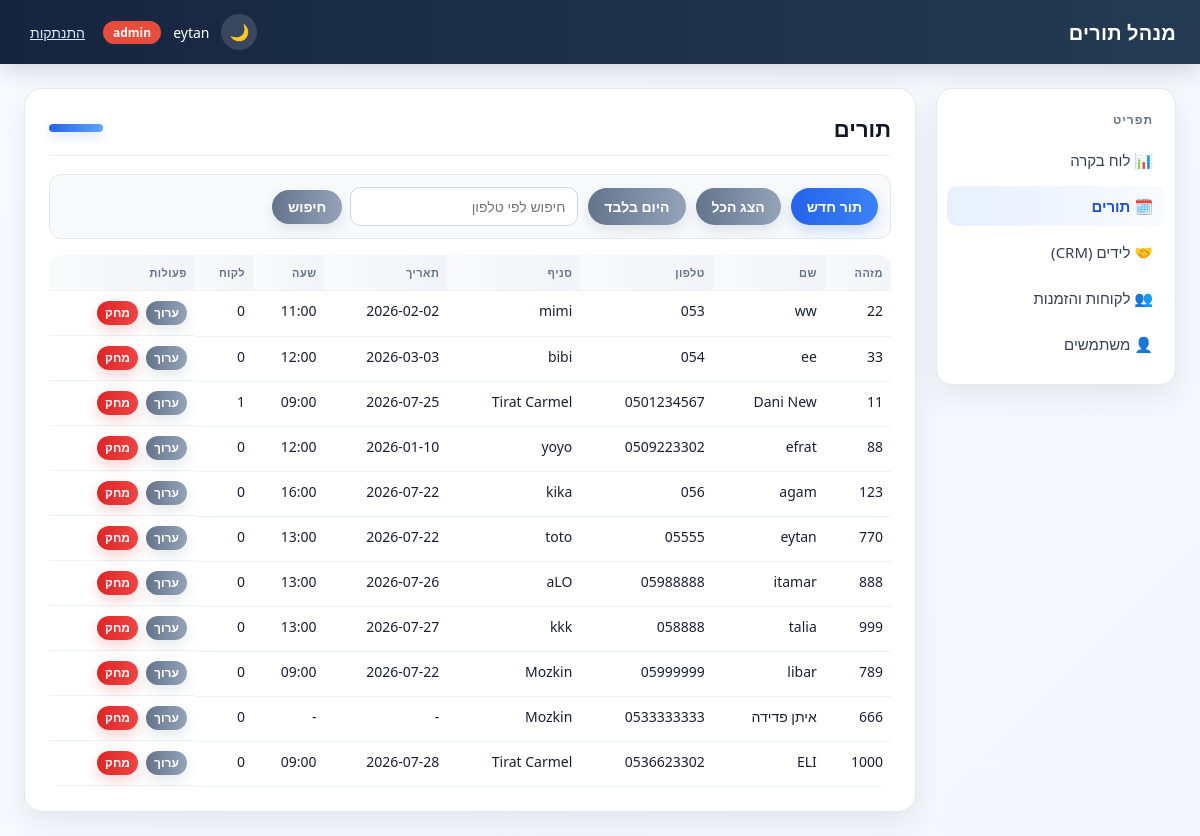
The app's page /appointments/ (signed in), older data.
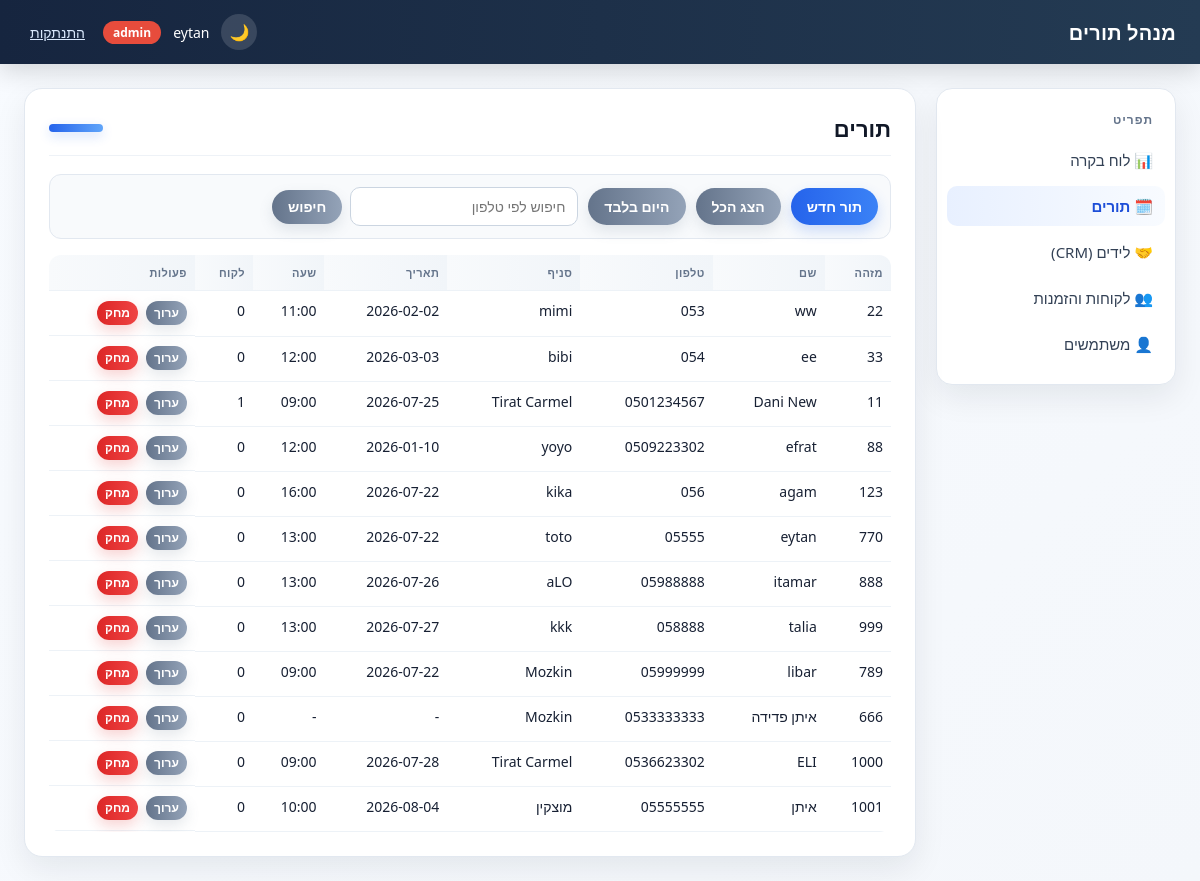
The same page, newer data.
### tables this page shows
CREATE TABLE appointments (
            id_client TEXT PRIMARY KEY,
            name_of_client TEXT,
            phone_client TEXT,
            name_of_store TEXT,
            appointment_date TEXT,
            appointment_time TEXT,
            created_datetime_stamp TEXT
        , customer_id INTEGER REFERENCES customers(id));

### blueprints/appointments.py (the view)
@bp.route("/")
@login_required
def list_appointments():
    phone = request.args.get("phone", "").strip()
    today_only = request.args.get("today") == "1"
    repos = get_repos()
    if phone:
        df = repos.appointments.get_by_phone(phone)
    elif today_only:
        df = repos.appointments.get_today()
    else:
        df = repos.appointments.get_all()
    return render_template(
        "appointments/list.html",
        appointments=to_records(df),
        phone=phone,
        today_only=today_only,
    )

### app.py (called while the page is built)
@app.context_processor
def inject_template_globals():
    return {
        "csrf_token": generate_csrf_token(),
        "current_user": current_user(),
        "ROLE_ADMIN": roles.ADMIN,
        "ROLE_USER": roles.USER,
    }

### appointment_repository.py (called while the page is built)
    def get_all(self):
        return pd.read_sql_query(f"SELECT * FROM {TABLE_NAME}", self.conn)

### auth.py (called while the page is built)
def generate_csrf_token():
    if "csrf_token" not in session:
        session["csrf_token"] = secrets.token_hex(16)
    return session["csrf_token"]

def validate_csrf():
    if request.method != "POST":
        return
    token = session.get("csrf_token")
    submitted = request.form.get("csrf_token", "")
    if not token or not secrets.compare_digest(token, submitted):
        abort(400)

def current_user():
    return session.get("user")

def login_required(view):
    @wraps(view)
    def wrapped(*args, **kwargs):
        if current_user() is None:
            return redirect(url_for("auth.login"))
        return view(*args, **kwargs)
    return wrapped

### db_context.py (called while the page is built)
def get_conn():
    if "db_conn" not in g:
        g.db_conn = sqlite3.connect(DB_FILE, timeout=10)
    return g.db_conn

def get_repos():
    if "repos" not in g:
        conn = get_conn()
        appointments = AppointmentRepository(conn)
        g.repos = SimpleNamespace(
            appointments=appointments,
            availability=AvailabilityService(appointments),
            leads=LeadRepository(conn),
            lead_statuses=LeadStatusRepository(conn),
            customers=CustomerRepository(conn),
            invoices=InvoiceRepository(conn),
            users=UserRepository(conn),
            id_sequence=IdSequence(conn),
        )
    return g.repos

def init_app(app):
    @app.teardown_appcontext
    def close_conn(exception):
        conn = g.pop("db_conn", None)
        if conn is not None:
            conn.close()

### id_sequence.py (called while the page is built)
    def _seed_if_empty(self):
        count = self.conn.execute("SELECT COUNT(*) FROM id_sequence").fetchone()[0]
        if count > 0:
            return
        max_existing = self._max_existing_id()
        if max_existing > 0:
            self.conn.execute("INSERT INTO id_sequence (id) VALUES (?)", (max_existing,))
            self.conn.commit()

### view_utils.py (called while the page is built)
def to_records(df):
    return df.where(pd.notnull(df), None).to_dict("records")

def role_badge_class(role):
    return ROLE_BADGE_CLASSES.get(role, "badge-gray")

### templates/appointments/list.html (shortened to what this page needs)
{% extends "base.html" %}
{% block page_heading %}תורים{% endblock %}
{% block content %}
<div class="toolbar">
    <a href="{{ url_for('appointments.new_choose_day') }}" class="btn">תור חדש</a>
    <a href="{{ url_for('appointments.list_appointments') }}" class="btn btn-secondary">הצג הכל</a>
    <a href="{{ url_for('appointments.list_appointments', today=1) }}" class="btn btn-secondary">היום בלבד</a>
    <form method="get">
        <input type="text" name="phone" placeholder="חיפוש לפי טלפון" value="{{ phone }}">
        <button type="submit" class="btn btn-secondary">חיפוש</button>
    </form>
</div>
{% if appointments %}
<table>
    <thead>
        <tr>
            <th>מזהה</th>
            <th>שם</th>
            <th>טלפון</th>
            <th>סניף</th>
            <th>תאריך</th>
            <th>שעה</th>
            <th>לקוח</th>
            <th>פעולות</th>
        </tr>
    </thead>
    <tbody>
        {% for a in appointments %}
        <tr>
            <td>{{ a.id_client }}</td>
            <td>{{ a.name_of_client }}</td>
            <td>{{ a.phone_client }}</td>
            <td>{{ a.name_of_store }}</td>
            <td>{{ a.appointment_date or "-" }}</td>
            <td>{{ a.appointment_time or "-" }}</td>
            <td>{{ a.customer_id|int if a.customer_id is not none else "-" }}</td>
            <td class="actions-row">
                <a href="{{ url_for('appointments.edit', id_client=a.id_client) }}" class="btn btn-secondary">ערוך</a>
                {% if current_user.role == ROLE_ADMIN %}
                <form method="post" action="{{ url_for('appointments.delete', id_client=a.id_client) }}"
                      onsubmit="return confirm('האם אתה בטוח שברצונך למחוק את התור?');">
                    <button type="submit" class="btn btn-danger">מחק</button>
                </form>
                {% endif %}
            </td>
        </tr>
        {% endfor %}
    </tbody>
</table>
{% else %}
<p class="empty-state">לא נמצאו תורים.</p>
{% endif %}
{% endblock %}

### templates/base.html (shortened to what this page needs)
<!DOCTYPE html>
<html lang="he" dir="rtl">
<head>
    <link rel="stylesheet" href="{{ url_for('static', filename='style.css') }}">
</head>
<body>
    <div class="app-shell">
        <div class="topbar">
            <div class="brand">מנהל תורים</div>
            <div class="topbar-user">
                {% if current_user %}
                    <button type="button" class="theme-toggle" id="theme-toggle" aria-label="החלף מצב צבע">🌙</button>
                    <span>{{ current_user.username }}</span>
                    <span class="badge {{ role_badge_class(current_user.role) }}">{{ current_user.role }}</span>
                    <form method="post" action="{{ url_for('auth.logout') }}">
                        <button type="submit" class="link-button">התנתקות</button>
                    </form>
                {% endif %}
            </div>
        </div>
        <div class="layout">
            <div class="sidebar">
                <div class="sidebar-title">תפריט</div>
                <a href="{{ url_for('index') }}"
                   class="{{ 'active' if request.path == '/' else '' }}">📊 לוח בקרה</a>
                <a href="{{ url_for('appointments.list_appointments') }}"
                   class="{{ 'active' if request.path.startswith('/appointments') else '' }}">🗓️ תורים</a>
                <a href="{{ url_for('leads.list_leads') }}"
                   class="{{ 'active' if request.path.startswith('/leads') else '' }}">🤝 לידים (CRM)</a>
                <a href="{{ url_for('customers.list_customers') }}"
                   class="{{ 'active' if request.path.startswith('/customers') else '' }}">👥 לקוחות והזמנות</a>
                {% if current_user and current_user.role == ROLE_ADMIN %}
                <a href="{{ url_for('users.list_users') }}"
                   class="{{ 'active' if request.path.startswith('/users') else '' }}">👤 משתמשים</a>
                {% endif %}
            </div>
            <div class="content">
                <div class="card">
                    <div class="card-header">
                        <h1>{% block page_heading %}{% endblock %}</h1>
                        <div class="card-accent"></div>
                    </div>
                    {% block content %}{% endblock %}
                </div>
            </div>
        </div>
    </div>
</body>
</html>

Row changes from the older to the newer data that the page shows:
added appointments: id_client "1001", name_of_client "איתן", phone_client "05555555", name_of_store "מוצקין", appointment_date "2026-08-04", appointment_time "10:00", customer_id "0"
